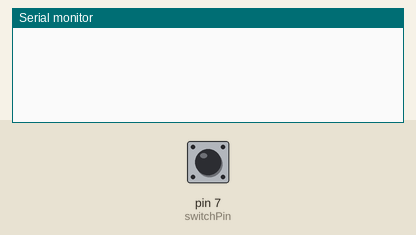
Recording of a sketch running on a simulated Arduino Uno, built with avr-gcc and run on an emulated ATmega328P. On the bench: the last lines printed to the serial monitor. Inputs (shaded band) come from the test bench; at power-on: pin 7 (switchPin) HIGH.

Above: at 1.2 s.
1.3 s: pin 7 (switchPin) pulled LOW for 0.15 s
At 1.6 s:
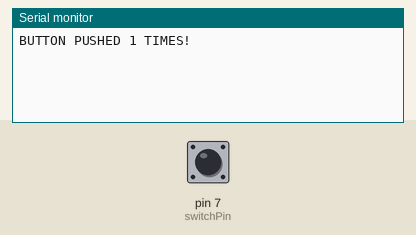
2.9 s: pin 7 (switchPin) pulled LOW for 1 s
At 4.0 s:
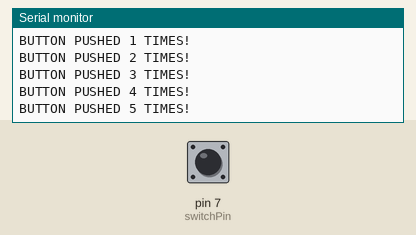
5.4 s: pin 7 (switchPin) pulled LOW for 0.15 s
At 5.9 s:
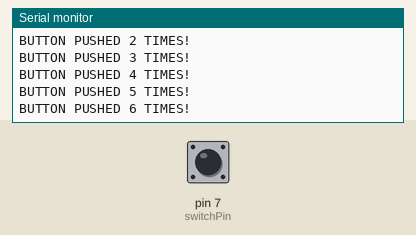
Timing chart, 0 to 8.4 s (numbered marks = the images above; inputs shaded):
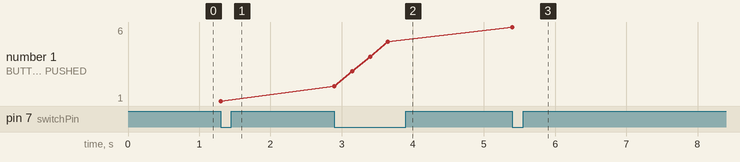

Measured:
- after the input at 1.3 s, the serial monitor: prints a new line at once (image 1)
- after the input at 2.9 s, the serial monitor: prints a new line at once (image 2)
- after the input at 5.4 s, the serial monitor: prints a new line at once (image 3)
- plotted number 1: 1 → 5 after the input at 2.9 s, 5 → 6 after the input at 5.4 s

The sketch:

button-count.ino
```cpp
/*

Count the button presses, output to serial console

*/

int switchPin = 7;
int numPushes=0;

void setup() {
  pinMode(switchPin,INPUT);
  Serial.begin(9600);
}

void loop() {

  int switch_value = digitalRead(switchPin);

  if(switch_value==LOW)
  {
   numPushes = numPushes + 1;
   Serial.print("BUTTON PUSHED ");
   Serial.print(numPushes);
   Serial.println(" TIMES!");
   delay(250);
  }

}
```
